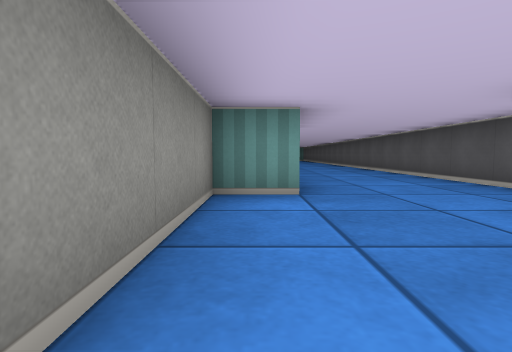
view 1 (above)

17 first-person views from a walk through a cub3D level. The camera is about half as high as the walls, tilts 4° down and sees 80° across. The floor is counted in squares. Each view is taken from the middle of a square. On the plan, view 1 faces up. The plan holds only what a view shows up to about 9 squares ahead; the rest is blank.

view 2
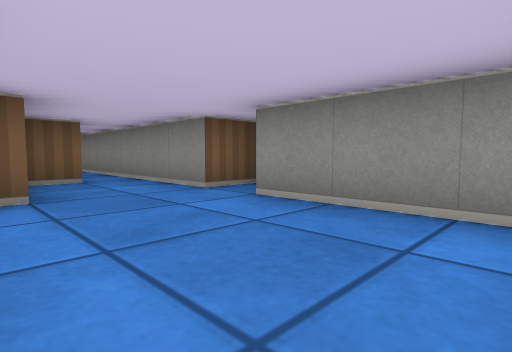

view 3
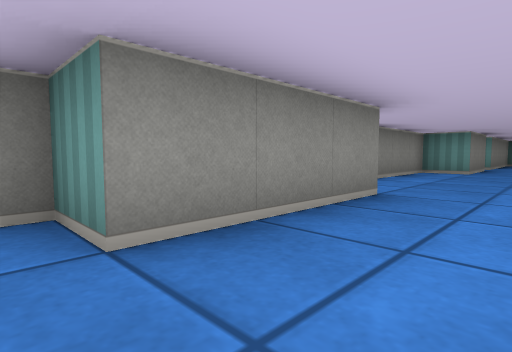

view 4
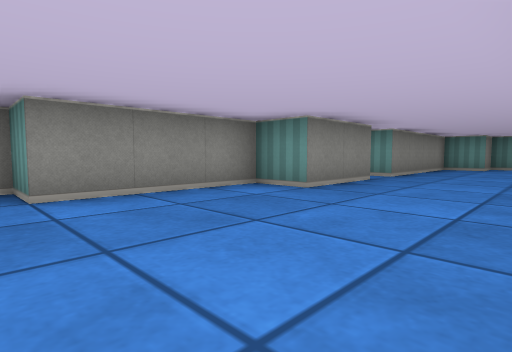

view 5
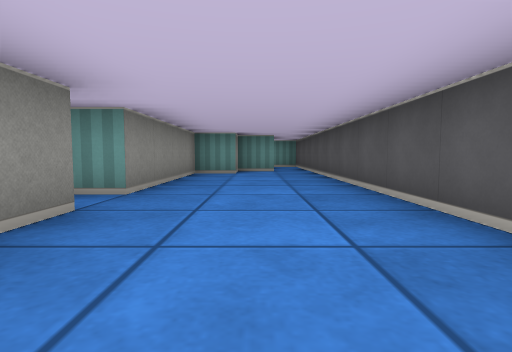

view 6
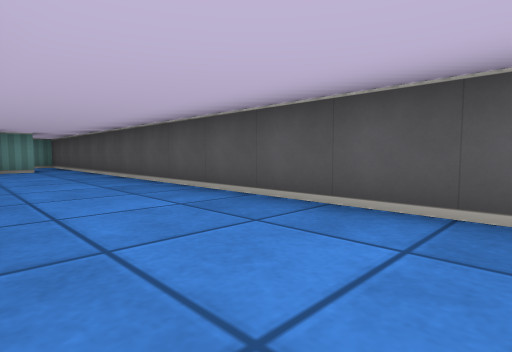

view 7
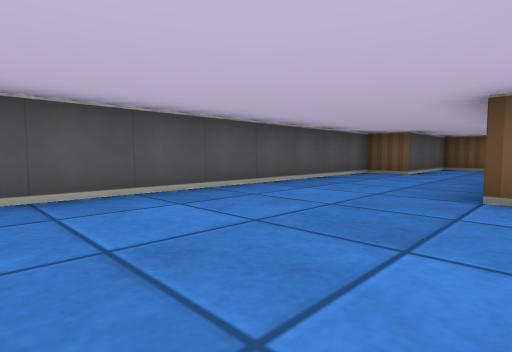

view 8
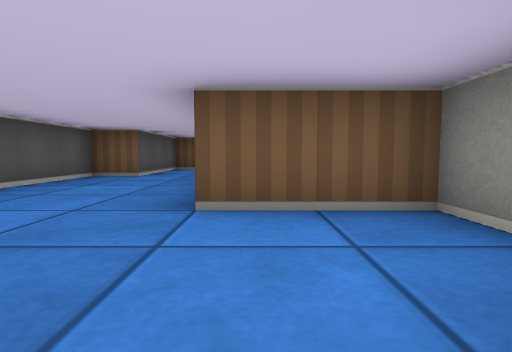

view 9
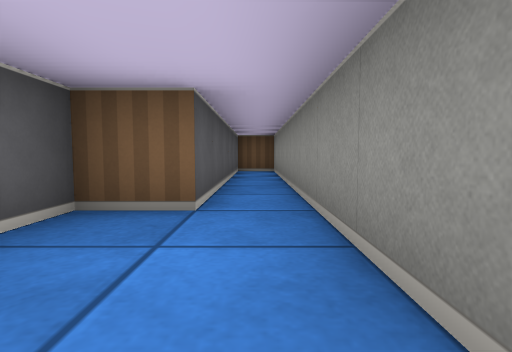

view 10
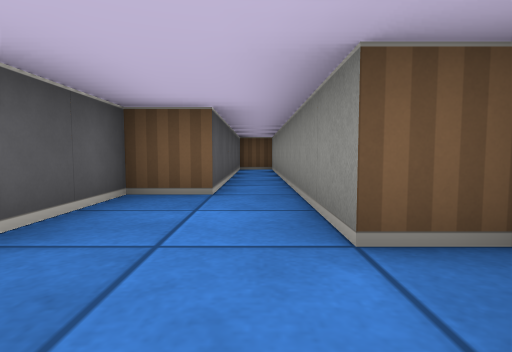

view 11
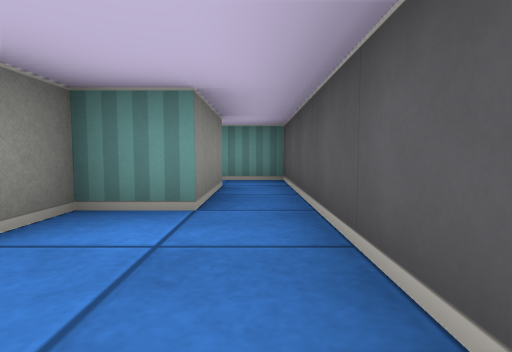

view 12
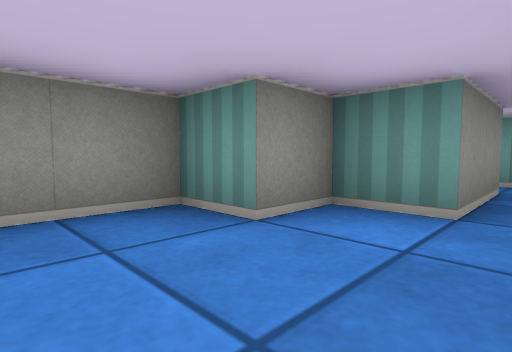

view 13
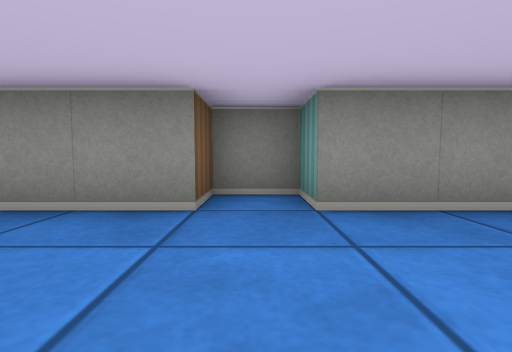

view 14
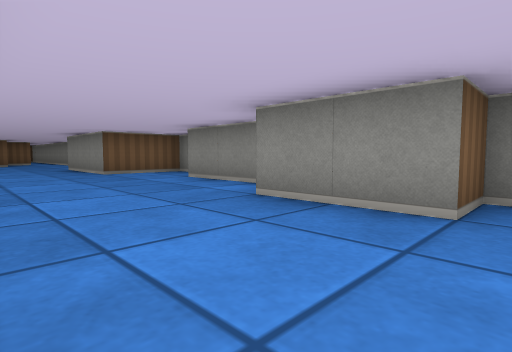

view 15
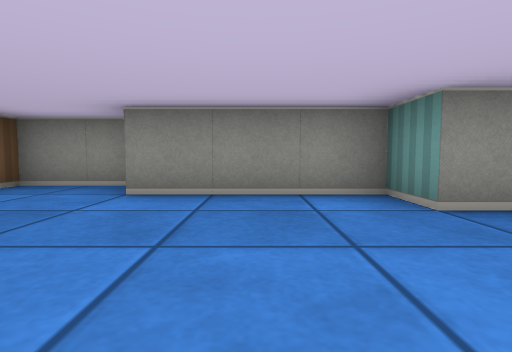

view 16
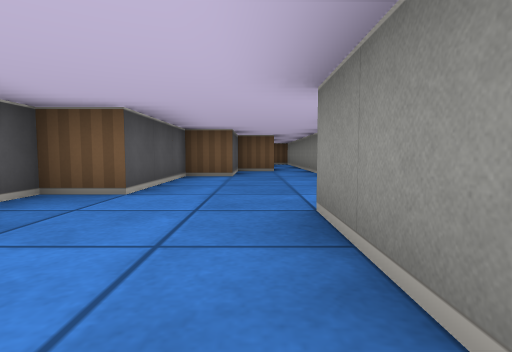

view 17
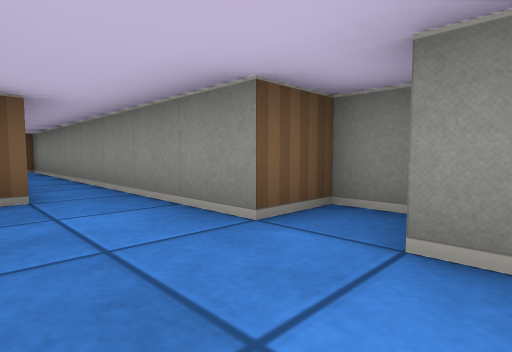

### Floor plan
Points are (right, up) in squares from view 1. A wall is a line through its corners. A room is listed if a view was taken in it or the views show most of it. See-through windows are left out.
Room 1 (views 1, 2, 3, 4, 5, 6, 7, 8, 9, 10, 11, 12, 13, 14, 15, 16, 17)
walls: (-1.5, 0.2) (-1.5, -0.5) (-0.5, -0.5) (-0.5, -8.5) (0.5, -8.5) (0.5, -2.5) (1.5, -2.5) (1.5, -0.5) (2.5, -0.5) (2.5, 2.5) (3.5, 2.5) (3.5, 19.5); (2.5, 19.5) (1.5, 19.5) (1.5, 18.5) (0.5, 18.5) (0.5, 14.5) (-0.5, 14.5) (-0.5, 13.5) (0.5, 13.5) (0.5, 11.5) (-0.5, 11.5) (-0.5, 8.5) (-1.5, 8.5) (-1.5, 6.5) (0.5, 6.5) (0.5, 3.5) (-0.5, 3.5) (-0.5, 0.5)
ways out: opening at (3, 20)

Where each view was taken, in squares from view 1:
view 1: 0 up, 0 right, facing up
view 2: 3 up, 2 right, facing down-left
view 3: 3 up, 2 right, facing up-left
view 4: 8 up, 3 right, facing up-left
view 5: 11 up, 2 right, facing up
view 6: 10 up, 1 right, facing up-right
view 7: 10 up, 0 right, facing down-right
view 8: 9 up, 0 right, facing down
view 9: 0 up, 0 right, facing down
view 10: 1 up, 0 right, facing down
view 11: 17 up, 3 right, facing up
view 12: 17 up, 3 right, facing up-left
view 13: 14 up, 3 right, facing left
view 14: 14 up, 3 right, facing down-left
view 15: 10 up, 3 right, facing left
view 16: 6 up, 1 right, facing down
view 17: 1 up, 1 right, facing down-left
